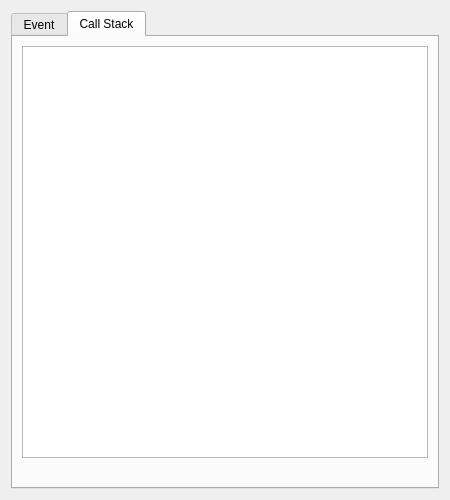
<?xml version="1.0" encoding="UTF-8"?>
<ui version="4.0">
 <class>EventInfoDialog</class>
 <widget class="QDialog" name="EventInfoDialog">
  <property name="geometry">
   <rect>
    <x>0</x>
    <y>0</y>
    <width>450</width>
    <height>500</height>
   </rect>
  </property>
  <property name="minimumSize">
   <size>
    <width>450</width>
    <height>500</height>
   </size>
  </property>
  <property name="windowTitle">
   <string>Event Information</string>
  </property>
  <property name="modal">
   <bool>true</bool>
  </property>
  <layout class="QVBoxLayout" name="verticalLayout">
   <item>
    <widget class="QTabWidget" name="tabWidget">
     <property name="currentIndex">
      <number>1</number>
     </property>
     <widget class="QWidget" name="tab">
      <attribute name="title">
       <string>Event</string>
      </attribute>
      <layout class="QVBoxLayout" name="verticalLayout_3">
       <item>
        <layout class="QVBoxLayout" name="verticalLayout_2" stretch="0,0">
         <item>
          <widget class="QGroupBox" name="groupBox">
           <property name="styleSheet">
            <string notr="true">background:rgb(255, 255, 255)</string>
           </property>
           <property name="title">
            <string>Detail</string>
           </property>
           <property name="flat">
            <bool>false</bool>
           </property>
           <layout class="QVBoxLayout" name="verticalLayout_5">
            <property name="bottomMargin">
             <number>9</number>
            </property>
            <item>
             <layout class="QGridLayout" name="gridLayout">
              <item row="2" column="1">
               <widget class="QLineEdit" name="lineEdit_Thread">
                <property name="sizePolicy">
                 <sizepolicy hsizetype="Preferred" vsizetype="Preferred">
                  <horstretch>0</horstretch>
                  <verstretch>0</verstretch>
                 </sizepolicy>
                </property>
                <property name="styleSheet">
                 <string notr="true">border:none;</string>
                </property>
                <property name="readOnly">
                 <bool>true</bool>
                </property>
               </widget>
              </item>
              <item row="3" column="0">
               <widget class="QLabel" name="label_Operation">
                <property name="sizePolicy">
                 <sizepolicy hsizetype="Fixed" vsizetype="Preferred">
                  <horstretch>0</horstretch>
                  <verstretch>0</verstretch>
                 </sizepolicy>
                </property>
                <property name="minimumSize">
                 <size>
                  <width>64</width>
                  <height>0</height>
                 </size>
                </property>
                <property name="text">
                 <string>Operation:</string>
                </property>
               </widget>
              </item>
              <item row="0" column="1">
               <widget class="QLineEdit" name="lineEdit_Date">
                <property name="sizePolicy">
                 <sizepolicy hsizetype="Preferred" vsizetype="Preferred">
                  <horstretch>0</horstretch>
                  <verstretch>0</verstretch>
                 </sizepolicy>
                </property>
                <property name="styleSheet">
                 <string notr="true">border:none;</string>
                </property>
                <property name="readOnly">
                 <bool>true</bool>
                </property>
               </widget>
              </item>
              <item row="4" column="1">
               <widget class="QLineEdit" name="lineEdit_Class">
                <property name="sizePolicy">
                 <sizepolicy hsizetype="Preferred" vsizetype="Preferred">
                  <horstretch>0</horstretch>
                  <verstretch>0</verstretch>
                 </sizepolicy>
                </property>
                <property name="focusPolicy">
                 <enum>Qt::StrongFocus</enum>
                </property>
                <property name="styleSheet">
                 <string notr="true">border:none;</string>
                </property>
                <property name="readOnly">
                 <bool>true</bool>
                </property>
               </widget>
              </item>
              <item row="3" column="1">
               <widget class="QLineEdit" name="lineEdit_Type">
                <property name="sizePolicy">
                 <sizepolicy hsizetype="Preferred" vsizetype="Preferred">
                  <horstretch>0</horstretch>
                  <verstretch>0</verstretch>
                 </sizepolicy>
                </property>
                <property name="styleSheet">
                 <string notr="true">border:none;</string>
                </property>
                <property name="readOnly">
                 <bool>true</bool>
                </property>
               </widget>
              </item>
              <item row="6" column="0">
               <widget class="QLabel" name="label_Path">
                <property name="sizePolicy">
                 <sizepolicy hsizetype="Fixed" vsizetype="Preferred">
                  <horstretch>0</horstretch>
                  <verstretch>0</verstretch>
                 </sizepolicy>
                </property>
                <property name="minimumSize">
                 <size>
                  <width>64</width>
                  <height>0</height>
                 </size>
                </property>
                <property name="text">
                 <string>Path:</string>
                </property>
                <property name="alignment">
                 <set>Qt::AlignLeading|Qt::AlignLeft|Qt::AlignTop</set>
                </property>
               </widget>
              </item>
              <item row="1" column="0">
               <widget class="QLabel" name="label_Process">
                <property name="sizePolicy">
                 <sizepolicy hsizetype="Fixed" vsizetype="Preferred">
                  <horstretch>0</horstretch>
                  <verstretch>0</verstretch>
                 </sizepolicy>
                </property>
                <property name="minimumSize">
                 <size>
                  <width>64</width>
                  <height>0</height>
                 </size>
                </property>
                <property name="text">
                 <string>Process:</string>
                </property>
               </widget>
              </item>
              <item row="0" column="0">
               <widget class="QLabel" name="label_Date">
                <property name="sizePolicy">
                 <sizepolicy hsizetype="Fixed" vsizetype="Preferred">
                  <horstretch>0</horstretch>
                  <verstretch>0</verstretch>
                 </sizepolicy>
                </property>
                <property name="text">
                 <string>Date:</string>
                </property>
               </widget>
              </item>
              <item row="2" column="0">
               <widget class="QLabel" name="label_Thread">
                <property name="sizePolicy">
                 <sizepolicy hsizetype="Fixed" vsizetype="Preferred">
                  <horstretch>0</horstretch>
                  <verstretch>0</verstretch>
                 </sizepolicy>
                </property>
                <property name="minimumSize">
                 <size>
                  <width>64</width>
                  <height>0</height>
                 </size>
                </property>
                <property name="text">
                 <string>Thread:</string>
                </property>
               </widget>
              </item>
              <item row="4" column="0">
               <widget class="QLabel" name="label_Class">
                <property name="sizePolicy">
                 <sizepolicy hsizetype="Fixed" vsizetype="Preferred">
                  <horstretch>0</horstretch>
                  <verstretch>0</verstretch>
                 </sizepolicy>
                </property>
                <property name="minimumSize">
                 <size>
                  <width>64</width>
                  <height>0</height>
                 </size>
                </property>
                <property name="text">
                 <string>Class:</string>
                </property>
               </widget>
              </item>
              <item row="5" column="0">
               <widget class="QLabel" name="label_Result">
                <property name="sizePolicy">
                 <sizepolicy hsizetype="Fixed" vsizetype="Preferred">
                  <horstretch>0</horstretch>
                  <verstretch>0</verstretch>
                 </sizepolicy>
                </property>
                <property name="minimumSize">
                 <size>
                  <width>64</width>
                  <height>0</height>
                 </size>
                </property>
                <property name="text">
                 <string>Result:</string>
                </property>
               </widget>
              </item>
              <item row="1" column="1">
               <widget class="ClickableLineEdit" name="lineEdit_Process">
                <property name="sizePolicy">
                 <sizepolicy hsizetype="Preferred" vsizetype="Preferred">
                  <horstretch>0</horstretch>
                  <verstretch>0</verstretch>
                 </sizepolicy>
                </property>
                <property name="toolTip">
                 <string>Click to check the detail...</string>
                </property>
                <property name="styleSheet">
                 <string notr="true">border:none;</string>
                </property>
                <property name="readOnly">
                 <bool>true</bool>
                </property>
               </widget>
              </item>
              <item row="6" column="1">
               <widget class="QTextEdit" name="textEdit_Path">
                <property name="sizePolicy">
                 <sizepolicy hsizetype="Expanding" vsizetype="Preferred">
                  <horstretch>0</horstretch>
                  <verstretch>0</verstretch>
                 </sizepolicy>
                </property>
                <property name="minimumSize">
                 <size>
                  <width>0</width>
                  <height>0</height>
                 </size>
                </property>
                <property name="maximumSize">
                 <size>
                  <width>16777215</width>
                  <height>60</height>
                 </size>
                </property>
                <property name="mouseTracking">
                 <bool>true</bool>
                </property>
                <property name="styleSheet">
                 <string notr="true">border:none;</string>
                </property>
                <property name="horizontalScrollBarPolicy">
                 <enum>Qt::ScrollBarAlwaysOff</enum>
                </property>
                <property name="sizeAdjustPolicy">
                 <enum>QAbstractScrollArea::AdjustToContents</enum>
                </property>
                <property name="undoRedoEnabled">
                 <bool>false</bool>
                </property>
                <property name="readOnly">
                 <bool>true</bool>
                </property>
                <property name="acceptRichText">
                 <bool>true</bool>
                </property>
               </widget>
              </item>
              <item row="5" column="1">
               <widget class="QLineEdit" name="lineEdit_Result">
                <property name="sizePolicy">
                 <sizepolicy hsizetype="Preferred" vsizetype="Preferred">
                  <horstretch>0</horstretch>
                  <verstretch>0</verstretch>
                 </sizepolicy>
                </property>
                <property name="focusPolicy">
                 <enum>Qt::StrongFocus</enum>
                </property>
                <property name="styleSheet">
                 <string notr="true">border:none;</string>
                </property>
                <property name="readOnly">
                 <bool>true</bool>
                </property>
               </widget>
              </item>
             </layout>
            </item>
           </layout>
          </widget>
         </item>
         <item>
          <widget class="QGroupBox" name="groupBox_2">
           <property name="sizePolicy">
            <sizepolicy hsizetype="Preferred" vsizetype="Preferred">
             <horstretch>0</horstretch>
             <verstretch>0</verstretch>
            </sizepolicy>
           </property>
           <property name="styleSheet">
            <string notr="true">background:rgb(255, 255, 255)</string>
           </property>
           <property name="title">
            <string>Arguments</string>
           </property>
           <layout class="QVBoxLayout" name="verticalLayout_4">
            <item>
             <widget class="QTextEdit" name="textEdit_Arguments">
              <property name="styleSheet">
               <string notr="true">border:none;</string>
              </property>
              <property name="undoRedoEnabled">
               <bool>false</bool>
              </property>
              <property name="readOnly">
               <bool>true</bool>
              </property>
             </widget>
            </item>
           </layout>
          </widget>
         </item>
        </layout>
       </item>
      </layout>
     </widget>
     <widget class="QWidget" name="tab_2">
      <attribute name="title">
       <string>Call Stack</string>
      </attribute>
      <layout class="QVBoxLayout" name="verticalLayout_6">
       <item>
        <widget class="QTableView" name="tableView_CallStack">
         <property name="selectionMode">
          <enum>QAbstractItemView::SingleSelection</enum>
         </property>
         <property name="selectionBehavior">
          <enum>QAbstractItemView::SelectRows</enum>
         </property>
         <property name="verticalScrollMode">
          <enum>QAbstractItemView::ScrollPerItem</enum>
         </property>
         <property name="horizontalScrollMode">
          <enum>QAbstractItemView::ScrollPerPixel</enum>
         </property>
        </widget>
       </item>
       <item>
        <widget class="QLabel" name="label_LoadingSymbol">
         <property name="text">
          <string/>
         </property>
         <property name="textFormat">
          <enum>Qt::PlainText</enum>
         </property>
        </widget>
       </item>
      </layout>
     </widget>
    </widget>
   </item>
  </layout>
 </widget>
 <customwidgets>
  <customwidget>
   <class>ClickableLineEdit</class>
   <extends>QLineEdit</extends>
   <header>clickablelineedit.h</header>
  </customwidget>
 </customwidgets>
 <resources/>
 <connections/>
</ui>
